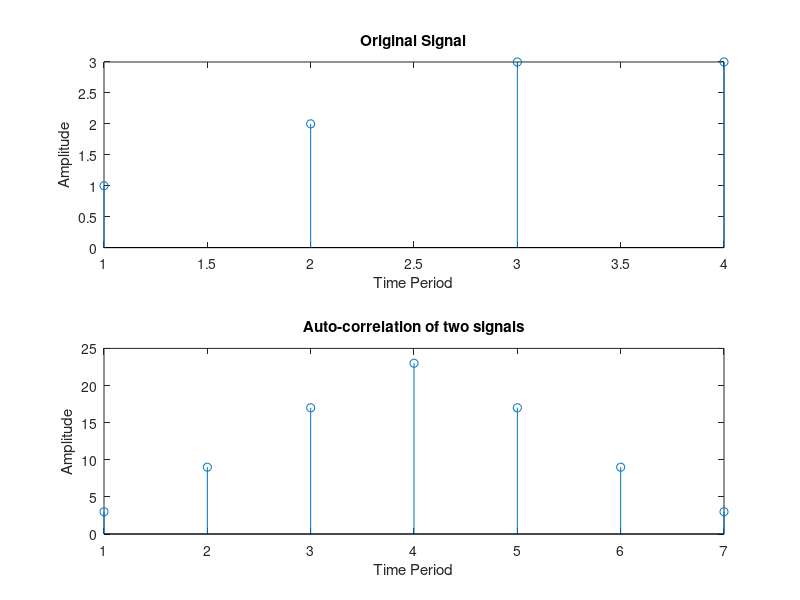

Write MATLAB code to recreate this figure.
% Auto-correlation of two Discrete Signals
clc
clear all
x = [1 2 3 3];

subplot(2,1,1);
stem(x);
title('Original Signal');
xlabel('Time Period');
ylabel('Amplitude');


y = xcorr(x,x); % Auto-correlation

subplot(2,1,2);
stem(y);
title('Auto-correlation of two signals');
xlabel('Time Period');
ylabel('Amplitude');